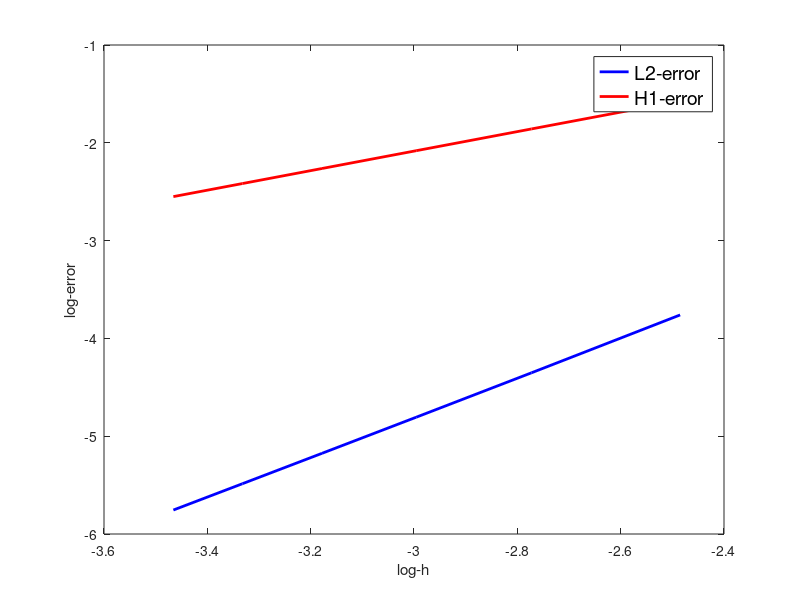

Reproduce this figure in MATLAB.
% plot the error
figure;
log_h = [1/12,1/16,1/20,1/24,1/28,1/32];
log_h = log(log_h);


% =========================================================================
% deg=1
log_L2_error = [0.0232795421209229,0.0128845837014164,0.00818085815599547,...
    0.00565594541127835,0.00414407304010453,0.00316713649517987];
log_L2_error = log(log_L2_error);
log_H1_error = [0.207665228095674,0.155951070631073,0.124834856262925,...
    0.104061967374857,0.0892126242031703,0.0780702759265509];
log_H1_error = log(log_H1_error);
% =========================================================================

% =========================================================================
% deg=2
% log_L2_error = [0.000190196507438366,2.38339726771172e-05,7.06518080153333e-06,...
%     2.98110527302875e-06,1.52644020079334e-06];
% log_L2_error = log(log_L2_error);
% log_H1_error = [0.00357733764700319,0.000894617027925906,0.000397630431527223,...
%     0.000223671602854791,0.000143151152674810];
% log_H1_error = log(log_H1_error);
% =========================================================================


% =========================================================================
% deg=3
% log_L2_error = [5.82724216539033e-06,3.65264115798362e-07,7.21950816765834e-08,...
%     2.28483960131252e-08,9.35983108202773e-09];
% log_L2_error = log(log_L2_error);
% log_H1_error = [6.36903420425338e-06,4.07220481611997e-07,8.20684240979768e-08,...
%     2.64635450144018e-08,1.10377773648279e-08];
% log_H1_error = log(log_H1_error);
% =========================================================================


plot(log_h, log_L2_error,'b-', 'LineWidth', 2);
hold on;
plot(log_h, log_H1_error,'r-', 'LineWidth', 2);
xlabel("log-h");
ylabel("log-error");
legend('L2-error', 'H1-error','Location', 'Best', 'FontSize', 14, 'Box', 'on');

% rate of error
L2_rate_error = zeros(length(log_h)-1,1);
H1_rate_error = zeros(length(log_h)-1,1);
for ii = 1:length(log_h)-1
    L2_rate_error(ii) = (log_L2_error(ii+1) - log_L2_error(ii))/(log_h(ii+1)-log_h(ii));
    H1_rate_error(ii) = (log_H1_error(ii+1) - log_H1_error(ii))/(log_h(ii+1)-log_h(ii));
end